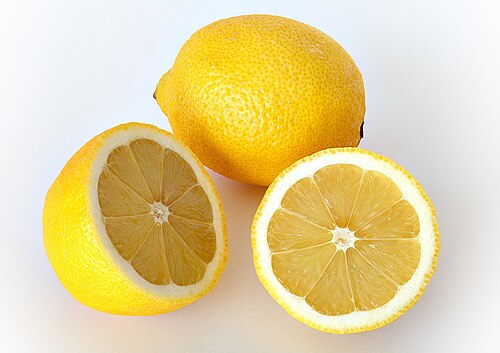
#> input picture Lemon.bmp, 500 x 353 px
$ python Zadanie1.py
#> lines starting #> are read from the running program, lines starting #| are printed output that depends on the picture
from PIL import Image

import matplotlib.pyplot as plt
import matplotlib.cm as cm
import numpy as np

def main():
    image = Image.open("Lemon.bmp") #Wczytanie obrazu Lemon.bmp, przypisanie go do zmiennej image
#> image is the input picture: PIL image 500x353 RGB; mean R, G, B 228.1, 210.1, 155.5
    imageArray = np.asarray(image) #przetworzenie obrazu w zmiennej image na tablicę, przypisanie jej do zmiennej imageArray

    plt.imshow(imageArray, cmap=cm.gray, vmin=0, vmax=255) #przygotowuje obraz do wyświetlenia. Dodatkowe argumenty są ignorowane, ponieważ jest to obraz RGB, ale umożliwiłyby prawidłowe wyświetlenie w przypadku obrazu grayscale
    plt.show() #wyświetla przygotowany obraz w oknie

    width, height = image.size #pobiera wartości wysokości i szerokości obrazu do zmiennych
#> width = 500; height = 353
    image = image.resize((int(width*0.5), int(height*0.5))) #skaluje obraz do połowy rozdzielczości
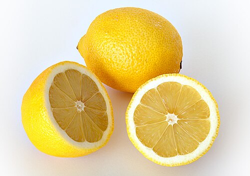
#> image: PIL image 250x176 RGB; mean R, G, B 228.1, 210.1, 155.5
    image = image.convert("L") #konwertuje obraz na grayscale
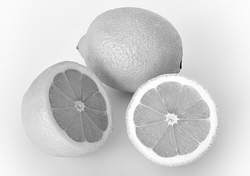
#> image: PIL image 250x176 L; min 16, max 254, mean 209.3
    image = image.rotate(90, expand = 1) #obraca obraz o 90 stopni w prawo. Argument expand = 1 sprawia, że nowy obraz będzie miał poprawne wymiary
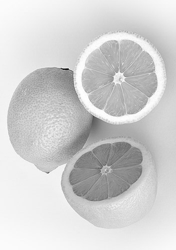
#> image: PIL image 176x250 L; min 16, max 254, mean 209.3

    imageArray = np.asarray(image)
    plt.imshow(imageArray, cmap=cm.gray, vmin=0, vmax=255) #tutaj dodatkowe argumenty są konieczne, by obraz nie został wyświetlony jako pseudokolorowy
    plt.show()

    print(str(imageArray)) #wypisuje w skrócony sposób macierz obrazu w postaci tablicy. Jest to obraz grayscale, więc tablica ta jest dwuwymiarowa
#> (printed output is left out)

    # [7 lines of commented-out code are left out]

if __name__ == "__main__":
    main()
